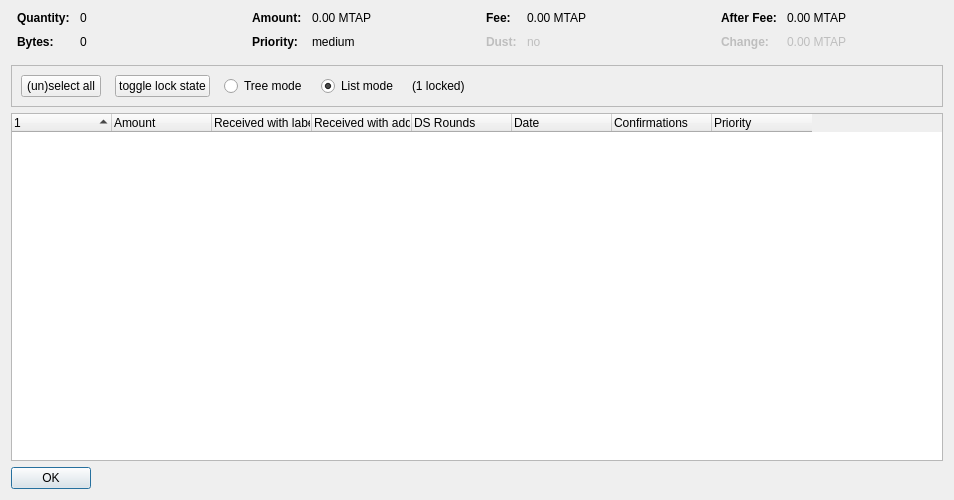
<?xml version="1.0" encoding="UTF-8"?>
<ui version="4.0">
 <class>CoinControlDialog</class>
 <widget class="QDialog" name="CoinControlDialog">
  <property name="geometry">
   <rect>
    <x>0</x>
    <y>0</y>
    <width>954</width>
    <height>500</height>
   </rect>
  </property>
  <property name="windowTitle">
   <string>Coin Selection</string>
  </property>
  <layout class="QVBoxLayout" name="verticalLayout">
   <item>
    <layout class="QHBoxLayout" name="horizontalLayoutTop" stretch="0,0,0,0">
     <property name="topMargin">
      <number>0</number>
     </property>
     <property name="bottomMargin">
      <number>10</number>
     </property>
     <item>
      <layout class="QFormLayout" name="formLayoutCoinControl1">
       <property name="horizontalSpacing">
        <number>10</number>
       </property>
       <property name="verticalSpacing">
        <number>10</number>
       </property>
       <property name="leftMargin">
        <number>6</number>
       </property>
       <property name="rightMargin">
        <number>6</number>
       </property>
       <item row="0" column="0">
        <widget class="QLabel" name="labelCoinControlQuantityText">
         <property name="font">
          <font>
           <weight>75</weight>
           <bold>true</bold>
          </font>
         </property>
         <property name="text">
          <string>Quantity:</string>
         </property>
        </widget>
       </item>
       <item row="0" column="1">
        <widget class="QLabel" name="labelCoinControlQuantity">
         <property name="cursor">
          <cursorShape>IBeamCursor</cursorShape>
         </property>
         <property name="contextMenuPolicy">
          <enum>Qt::ActionsContextMenu</enum>
         </property>
         <property name="text">
          <string notr="true">0</string>
         </property>
         <property name="textInteractionFlags">
          <set>Qt::LinksAccessibleByMouse|Qt::TextSelectableByKeyboard|Qt::TextSelectableByMouse</set>
         </property>
        </widget>
       </item>
       <item row="1" column="0">
        <widget class="QLabel" name="labelCoinControlBytesText">
         <property name="font">
          <font>
           <weight>75</weight>
           <bold>true</bold>
          </font>
         </property>
         <property name="text">
          <string>Bytes:</string>
         </property>
        </widget>
       </item>
       <item row="1" column="1">
        <widget class="QLabel" name="labelCoinControlBytes">
         <property name="cursor">
          <cursorShape>IBeamCursor</cursorShape>
         </property>
         <property name="contextMenuPolicy">
          <enum>Qt::ActionsContextMenu</enum>
         </property>
         <property name="text">
          <string notr="true">0</string>
         </property>
         <property name="textInteractionFlags">
          <set>Qt::LinksAccessibleByMouse|Qt::TextSelectableByKeyboard|Qt::TextSelectableByMouse</set>
         </property>
        </widget>
       </item>
      </layout>
     </item>
     <item>
      <layout class="QFormLayout" name="formLayoutCoinControl2">
       <property name="horizontalSpacing">
        <number>10</number>
       </property>
       <property name="verticalSpacing">
        <number>10</number>
       </property>
       <property name="leftMargin">
        <number>6</number>
       </property>
       <property name="rightMargin">
        <number>6</number>
       </property>
       <item row="0" column="0">
        <widget class="QLabel" name="labelCoinControlAmountText">
         <property name="font">
          <font>
           <weight>75</weight>
           <bold>true</bold>
          </font>
         </property>
         <property name="text">
          <string>Amount:</string>
         </property>
        </widget>
       </item>
       <item row="0" column="1">
        <widget class="QLabel" name="labelCoinControlAmount">
         <property name="cursor">
          <cursorShape>IBeamCursor</cursorShape>
         </property>
         <property name="contextMenuPolicy">
          <enum>Qt::ActionsContextMenu</enum>
         </property>
         <property name="text">
          <string notr="true">0.00 MTAP</string>
         </property>
         <property name="textInteractionFlags">
          <set>Qt::LinksAccessibleByMouse|Qt::TextSelectableByKeyboard|Qt::TextSelectableByMouse</set>
         </property>
        </widget>
       </item>
       <item row="1" column="0">
        <widget class="QLabel" name="labelCoinControlPriorityText">
         <property name="font">
          <font>
           <weight>75</weight>
           <bold>true</bold>
          </font>
         </property>
         <property name="text">
          <string>Priority:</string>
         </property>
        </widget>
       </item>
       <item row="1" column="1">
        <widget class="QLabel" name="labelCoinControlPriority">
         <property name="cursor">
          <cursorShape>IBeamCursor</cursorShape>
         </property>
         <property name="contextMenuPolicy">
          <enum>Qt::ActionsContextMenu</enum>
         </property>
         <property name="text">
          <string>medium</string>
         </property>
         <property name="textInteractionFlags">
          <set>Qt::LinksAccessibleByMouse|Qt::TextSelectableByKeyboard|Qt::TextSelectableByMouse</set>
         </property>
        </widget>
       </item>
      </layout>
     </item>
     <item>
      <layout class="QFormLayout" name="formLayoutCoinControl3">
       <property name="horizontalSpacing">
        <number>10</number>
       </property>
       <property name="verticalSpacing">
        <number>10</number>
       </property>
       <property name="leftMargin">
        <number>6</number>
       </property>
       <property name="rightMargin">
        <number>6</number>
       </property>
       <item row="0" column="0">
        <widget class="QLabel" name="labelCoinControlFeeText">
         <property name="font">
          <font>
           <weight>75</weight>
           <bold>true</bold>
          </font>
         </property>
         <property name="text">
          <string>Fee:</string>
         </property>
        </widget>
       </item>
       <item row="0" column="1">
        <widget class="QLabel" name="labelCoinControlFee">
         <property name="cursor">
          <cursorShape>IBeamCursor</cursorShape>
         </property>
         <property name="contextMenuPolicy">
          <enum>Qt::ActionsContextMenu</enum>
         </property>
         <property name="text">
          <string notr="true">0.00 MTAP</string>
         </property>
         <property name="textInteractionFlags">
          <set>Qt::LinksAccessibleByMouse|Qt::TextSelectableByKeyboard|Qt::TextSelectableByMouse</set>
         </property>
        </widget>
       </item>
       <item row="1" column="0">
        <widget class="QLabel" name="labelCoinControlLowOutputText">
         <property name="enabled">
          <bool>false</bool>
         </property>
         <property name="font">
          <font>
           <weight>75</weight>
           <bold>true</bold>
          </font>
         </property>
         <property name="text">
          <string>Dust:</string>
         </property>
        </widget>
       </item>
       <item row="1" column="1">
        <widget class="QLabel" name="labelCoinControlLowOutput">
         <property name="enabled">
          <bool>false</bool>
         </property>
         <property name="cursor">
          <cursorShape>IBeamCursor</cursorShape>
         </property>
         <property name="contextMenuPolicy">
          <enum>Qt::ActionsContextMenu</enum>
         </property>
         <property name="text">
          <string>no</string>
         </property>
         <property name="textInteractionFlags">
          <set>Qt::LinksAccessibleByMouse|Qt::TextSelectableByKeyboard|Qt::TextSelectableByMouse</set>
         </property>
        </widget>
       </item>
      </layout>
     </item>
     <item>
      <layout class="QFormLayout" name="formLayoutCoinControl4">
       <property name="horizontalSpacing">
        <number>10</number>
       </property>
       <property name="verticalSpacing">
        <number>10</number>
       </property>
       <property name="leftMargin">
        <number>6</number>
       </property>
       <property name="rightMargin">
        <number>6</number>
       </property>
       <item row="0" column="0">
        <widget class="QLabel" name="labelCoinControlAfterFeeText">
         <property name="font">
          <font>
           <weight>75</weight>
           <bold>true</bold>
          </font>
         </property>
         <property name="text">
          <string>After Fee:</string>
         </property>
        </widget>
       </item>
       <item row="0" column="1">
        <widget class="QLabel" name="labelCoinControlAfterFee">
         <property name="cursor">
          <cursorShape>IBeamCursor</cursorShape>
         </property>
         <property name="contextMenuPolicy">
          <enum>Qt::ActionsContextMenu</enum>
         </property>
         <property name="text">
          <string notr="true">0.00 MTAP</string>
         </property>
         <property name="textInteractionFlags">
          <set>Qt::LinksAccessibleByMouse|Qt::TextSelectableByKeyboard|Qt::TextSelectableByMouse</set>
         </property>
        </widget>
       </item>
       <item row="1" column="0">
        <widget class="QLabel" name="labelCoinControlChangeText">
         <property name="enabled">
          <bool>false</bool>
         </property>
         <property name="font">
          <font>
           <weight>75</weight>
           <bold>true</bold>
          </font>
         </property>
         <property name="text">
          <string>Change:</string>
         </property>
        </widget>
       </item>
       <item row="1" column="1">
        <widget class="QLabel" name="labelCoinControlChange">
         <property name="enabled">
          <bool>false</bool>
         </property>
         <property name="cursor">
          <cursorShape>IBeamCursor</cursorShape>
         </property>
         <property name="contextMenuPolicy">
          <enum>Qt::ActionsContextMenu</enum>
         </property>
         <property name="text">
          <string notr="true">0.00 MTAP</string>
         </property>
         <property name="textInteractionFlags">
          <set>Qt::LinksAccessibleByMouse|Qt::TextSelectableByKeyboard|Qt::TextSelectableByMouse</set>
         </property>
        </widget>
       </item>
      </layout>
     </item>
    </layout>
   </item>
   <item>
    <widget class="QFrame" name="frame">
     <property name="minimumSize">
      <size>
       <width>0</width>
       <height>40</height>
      </size>
     </property>
     <property name="frameShape">
      <enum>QFrame::StyledPanel</enum>
     </property>
     <property name="frameShadow">
      <enum>QFrame::Sunken</enum>
     </property>
     <layout class="QHBoxLayout" name="horizontalLayout">
      <item>
       <layout class="QHBoxLayout" name="horizontalLayoutPanel" stretch="0,0,0,0,0,0">
        <property name="spacing">
         <number>14</number>
        </property>
        <item>
         <widget class="QPushButton" name="pushButtonSelectAll">
          <property name="sizePolicy">
           <sizepolicy hsizetype="Maximum" vsizetype="Fixed">
            <horstretch>0</horstretch>
            <verstretch>0</verstretch>
           </sizepolicy>
          </property>
          <property name="text">
           <string>(un)select all</string>
          </property>
          <property name="autoDefault">
           <bool>false</bool>
          </property>
         </widget>
        </item>
        <item>
         <widget class="QPushButton" name="pushButtonToggleLock">
          <property name="sizePolicy">
           <sizepolicy hsizetype="Maximum" vsizetype="Fixed">
            <horstretch>0</horstretch>
            <verstretch>0</verstretch>
           </sizepolicy>
          </property>
          <property name="text">
           <string>toggle lock state</string>
          </property>
          <property name="autoDefault">
           <bool>false</bool>
          </property>
         </widget>
        </item>
        <item>
         <widget class="QRadioButton" name="radioTreeMode">
          <property name="sizePolicy">
           <sizepolicy hsizetype="Maximum" vsizetype="Fixed">
            <horstretch>0</horstretch>
            <verstretch>0</verstretch>
           </sizepolicy>
          </property>
          <property name="text">
           <string>Tree mode</string>
          </property>
         </widget>
        </item>
        <item>
         <widget class="QRadioButton" name="radioListMode">
          <property name="sizePolicy">
           <sizepolicy hsizetype="Maximum" vsizetype="Fixed">
            <horstretch>0</horstretch>
            <verstretch>0</verstretch>
           </sizepolicy>
          </property>
          <property name="text">
           <string>List mode</string>
          </property>
          <property name="checked">
           <bool>true</bool>
          </property>
         </widget>
        </item>
        <item>
         <widget class="QLabel" name="labelLocked">
          <property name="text">
           <string>(1 locked)</string>
          </property>
         </widget>
        </item>
        <item>
         <spacer name="horizontalSpacer">
          <property name="orientation">
           <enum>Qt::Horizontal</enum>
          </property>
          <property name="sizeHint" stdset="0">
           <size>
            <width>40</width>
            <height>20</height>
           </size>
          </property>
         </spacer>
        </item>
       </layout>
      </item>
     </layout>
    </widget>
   </item>
   <item>
    <widget class="CoinControlTreeWidget" name="treeWidget">
     <property name="contextMenuPolicy">
      <enum>Qt::CustomContextMenu</enum>
     </property>
     <property name="sortingEnabled">
      <bool>false</bool>
     </property>
     <property name="columnCount">
      <number>8</number>
     </property>
     <attribute name="headerShowSortIndicator" stdset="0">
      <bool>true</bool>
     </attribute>
     <attribute name="headerStretchLastSection">
      <bool>false</bool>
     </attribute>
     <column>
      <property name="text">
       <string/>
      </property>
     </column>
     <column>
      <property name="text">
       <string>Amount</string>
      </property>
     </column>
     <column>
      <property name="text">
       <string>Received with label</string>
      </property>
     </column>
     <column>
      <property name="text">
       <string>Received with address</string>
      </property>
     </column>
     <column>
      <property name="text">
       <string>DS Rounds</string>
      </property>
     </column>
     <column>
      <property name="text">
       <string>Date</string>
      </property>
     </column>
     <column>
      <property name="text">
       <string>Confirmations</string>
      </property>
      <property name="toolTip">
       <string>Confirmed</string>
      </property>
     </column>
     <column>
      <property name="text">
       <string>Priority</string>
      </property>
     </column>
    </widget>
   </item>
   <item>
    <widget class="QDialogButtonBox" name="buttonBox">
     <property name="sizePolicy">
      <sizepolicy hsizetype="Maximum" vsizetype="Fixed">
       <horstretch>0</horstretch>
       <verstretch>0</verstretch>
      </sizepolicy>
     </property>
     <property name="orientation">
      <enum>Qt::Horizontal</enum>
     </property>
     <property name="standardButtons">
      <set>QDialogButtonBox::Ok</set>
     </property>
    </widget>
   </item>
  </layout>
 </widget>
 <customwidgets>
  <customwidget>
   <class>CoinControlTreeWidget</class>
   <extends>QTreeWidget</extends>
   <header>coincontroltreewidget.h</header>
  </customwidget>
 </customwidgets>
 <resources/>
 <connections/>
</ui>
